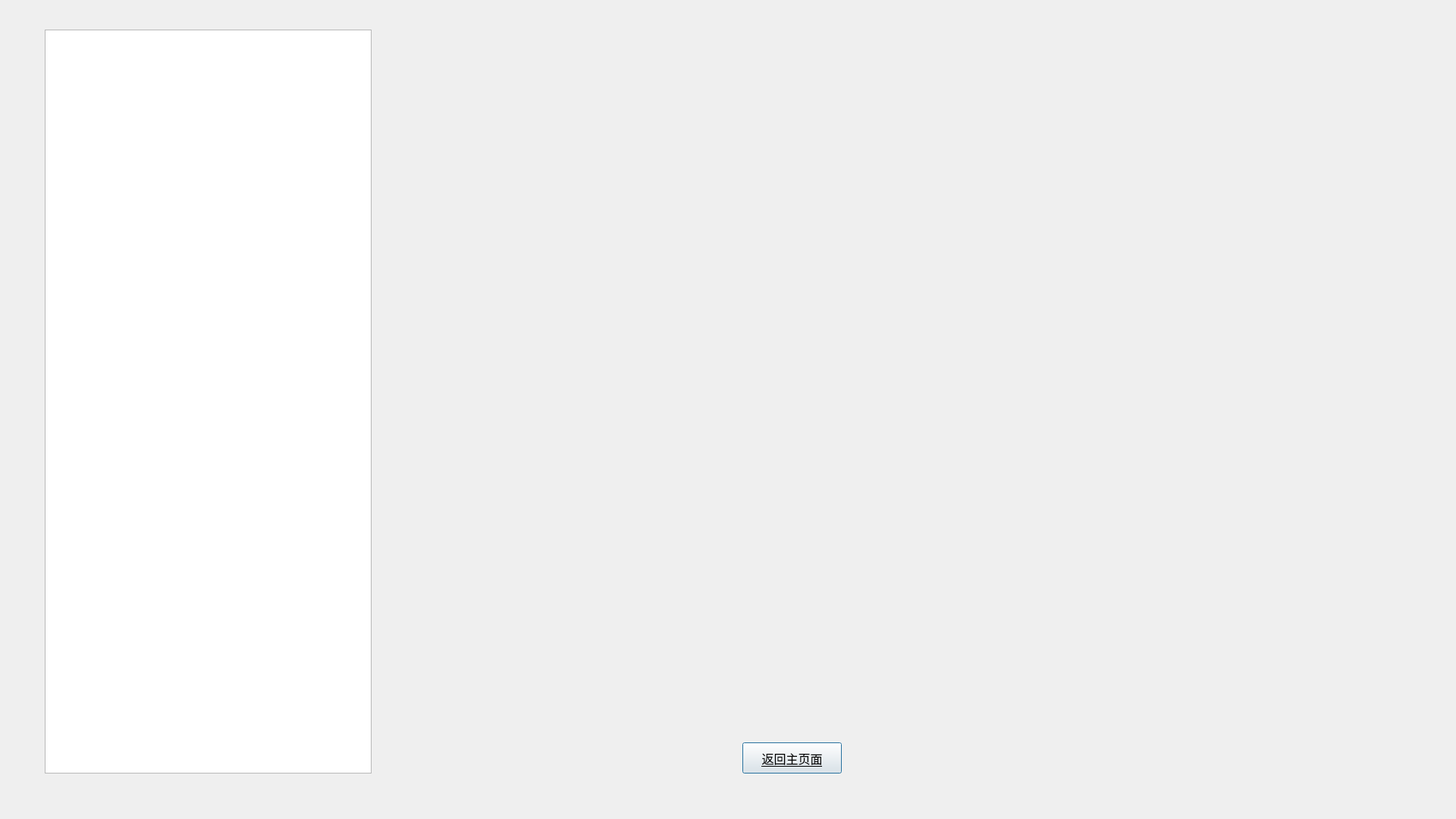
<?xml version="1.0" encoding="UTF-8"?>
<ui version="4.0">
 <class>publisherTask</class>
 <widget class="QDialog" name="publisherTask">
  <property name="geometry">
   <rect>
    <x>0</x>
    <y>0</y>
    <width>1920</width>
    <height>1080</height>
   </rect>
  </property>
  <property name="windowTitle">
   <string>Dialog</string>
  </property>
  <property name="styleSheet">
   <string notr="true">#frame{border-image: url(:/background/publishertask.png);
border-top-left-radius:15px;border-top-right-radius:15px;border-bottom-left-radius:15px;border-bottom-right-radius:15px;}</string>
  </property>
  <widget class="QFrame" name="frame">
   <property name="geometry">
    <rect>
     <x>-1</x>
     <y>-1</y>
     <width>1921</width>
     <height>1081</height>
    </rect>
   </property>
   <property name="frameShape">
    <enum>QFrame::StyledPanel</enum>
   </property>
   <property name="frameShadow">
    <enum>QFrame::Raised</enum>
   </property>
   <widget class="QListWidget" name="listWidget">
    <property name="geometry">
     <rect>
      <x>60</x>
      <y>40</y>
      <width>431</width>
      <height>981</height>
     </rect>
    </property>
   </widget>
   <widget class="QStackedWidget" name="stackedWidget">
    <property name="geometry">
     <rect>
      <x>590</x>
      <y>50</y>
      <width>911</width>
      <height>901</height>
     </rect>
    </property>
   </widget>
   <widget class="QPushButton" name="Main">
    <property name="geometry">
     <rect>
      <x>980</x>
      <y>980</y>
      <width>131</width>
      <height>41</height>
     </rect>
    </property>
    <property name="font">
     <font>
      <family>等线</family>
      <pointsize>12</pointsize>
      <underline>true</underline>
     </font>
    </property>
    <property name="text">
     <string>返回主页面</string>
    </property>
   </widget>
  </widget>
 </widget>
 <resources/>
 <connections/>
</ui>
